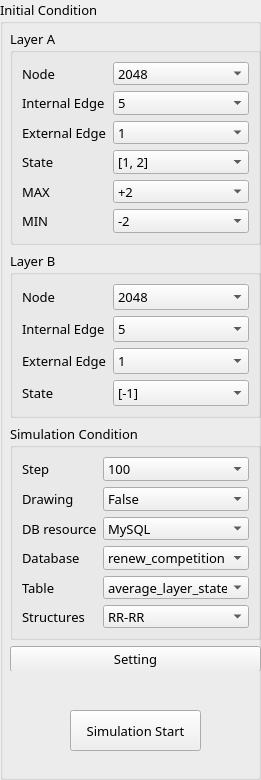
   <widget class="QGroupBox" name="Initial_Condition">
    <property name="geometry">
     <rect>
      <x>950</x>
      <y>10</y>
      <width>261</width>
      <height>780</height>
     </rect>
    </property>
    <property name="maximumSize">
     <size>
      <width>633</width>
      <height>16777215</height>
     </size>
    </property>
    <property name="font">
     <font>
      <family>Sitka Text</family>
      <pointsize>10</pointsize>
      <weight>50</weight>
      <italic>false</italic>
      <bold>false</bold>
     </font>
    </property>
    <property name="autoFillBackground">
     <bool>true</bool>
    </property>
    <property name="styleSheet">
     <string notr="true">font: 10pt &quot;Sitka Text&quot;;</string>
    </property>
    <property name="title">
     <string>Initial Condition</string>
    </property>
    <property name="flat">
     <bool>false</bool>
    </property>
    <widget class="QWidget" name="layoutWidget">
     <property name="geometry">
      <rect>
       <x>10</x>
       <y>29</y>
       <width>251</width>
       <height>642</height>
      </rect>
     </property>
     <layout class="QGridLayout" name="gridLayout_5">
      <item row="0" column="0">
       <widget class="QGroupBox" name="Layer_A">
        <property name="title">
         <string>Layer A</string>
        </property>
        <layout class="QFormLayout" name="formLayout_2">
         <item row="0" column="0">
          <widget class="QLabel" name="A_node">
           <property name="text">
            <string>Node</string>
           </property>
          </widget>
         </item>
         <item row="0" column="1">
          <widget class="QComboBox" name="A_NodeBox">
           <property name="font">
            <font>
             <family>Sitka Text</family>
             <pointsize>10</pointsize>
             <weight>50</weight>
             <italic>false</italic>
             <bold>false</bold>
            </font>
           </property>
           <property name="iconSize">
            <size>
             <width>12</width>
             <height>12</height>
            </size>
           </property>
           <item>
            <property name="text">
             <string>2048</string>
            </property>
           </item>
           <item>
            <property name="text">
             <string>128</string>
            </property>
           </item>
          </widget>
         </item>
         <item row="1" column="0">
          <widget class="QLabel" name="A_internaledge">
           <property name="text">
            <string>Internal Edge</string>
           </property>
          </widget>
         </item>
         <item row="1" column="1">
          <widget class="QComboBox" name="A_InternalEdgeBox">
           <property name="font">
            <font>
             <family>Sitka Text</family>
             <pointsize>10</pointsize>
             <weight>50</weight>
             <italic>false</italic>
             <bold>false</bold>
            </font>
           </property>
           <property name="maxVisibleItems">
            <number>10</number>
           </property>
           <property name="iconSize">
            <size>
             <width>12</width>
             <height>12</height>
            </size>
           </property>
           <item>
            <property name="text">
             <string>5</string>
            </property>
           </item>
           <item>
            <property name="text">
             <string>10</string>
            </property>
           </item>
           <item>
            <property name="text">
             <string>2</string>
            </property>
           </item>
          </widget>
         </item>
         <item row="2" column="0">
          <widget class="QLabel" name="A_externaledge">
           <property name="text">
            <string>External Edge</string>
           </property>
           <property name="textFormat">
            <enum>Qt::AutoText</enum>
           </property>
          </widget>
         </item>
         <item row="2" column="1">
          <widget class="QComboBox" name="A_ExternalEdgeBox">
           <property name="font">
            <font>
             <family>Sitka Text</family>
             <pointsize>10</pointsize>
             <weight>50</weight>
             <italic>false</italic>
             <bold>false</bold>
            </font>
           </property>
           <property name="iconSize">
            <size>
             <width>12</width>
             <height>12</height>
            </size>
           </property>
           <item>
            <property name="text">
             <string>1</string>
            </property>
           </item>
           <item>
            <property name="text">
             <string>16</string>
            </property>
           </item>
          </widget>
         </item>
         <item row="3" column="0">
          <widget class="QLabel" name="A_state">
           <property name="text">
            <string>State</string>
           </property>
          </widget>
         </item>
         <item row="3" column="1">
          <widget class="QComboBox" name="A_StateBox">
           <property name="font">
            <font>
             <family>Sitka Text</family>
             <pointsize>10</pointsize>
             <weight>50</weight>
             <italic>false</italic>
             <bold>false</bold>
            </font>
           </property>
           <property name="iconSize">
            <size>
             <width>12</width>
             <height>12</height>
            </size>
           </property>
           <item>
            <property name="text">
             <string>[1, 2]</string>
            </property>
           </item>
          </widget>
         </item>
         <item row="4" column="0">
          <widget class="QLabel" name="A_max">
           <property name="text">
            <string>MAX</string>
           </property>
          </widget>
         </item>
         <item row="4" column="1">
          <widget class="QComboBox" name="A_MAXBox">
           <property name="font">
            <font>
             <family>Sitka Text</family>
             <pointsize>10</pointsize>
             <weight>50</weight>
             <italic>false</italic>
             <bold>false</bold>
            </font>
           </property>
           <property name="iconSize">
            <size>
             <width>12</width>
             <height>12</height>
            </size>
           </property>
           <item>
            <property name="text">
             <string>+2</string>
            </property>
           </item>
          </widget>
         </item>
         <item row="5" column="0">
          <widget class="QLabel" name="A_min">
           <property name="text">
            <string>MIN</string>
           </property>
          </widget>
         </item>
         <item row="5" column="1">
          <widget class="QComboBox" name="A_MINBox">
           <property name="font">
            <font>
             <family>Sitka Text</family>
             <pointsize>10</pointsize>
             <weight>50</weight>
             <italic>false</italic>
             <bold>false</bold>
            </font>
           </property>
           <property name="iconSize">
            <size>
             <width>12</width>
             <height>12</height>
            </size>
           </property>
           <item>
            <property name="text">
             <string>-2</string>
            </property>
           </item>
          </widget>
         </item>
        </layout>
       </widget>
      </item>
      <item row="2" column="0">
       <widget class="QGroupBox" name="Simulation_Condition">
        <property name="title">
         <string>Simulation Condition</string>
        </property>
        <layout class="QGridLayout" name="gridLayout_3">
         <item row="7" column="0">
          <widget class="QLabel" name="table">
           <property name="text">
            <string>Table</string>
           </property>
          </widget>
         </item>
         <item row="6" column="0">
          <widget class="QLabel" name="Database">
           <property name="text">
            <string>Database</string>
           </property>
          </widget>
         </item>
         <item row="2" column="0">
          <widget class="QLabel" name="drawing">
           <property name="text">
            <string>Drawing</string>
           </property>
          </widget>
         </item>
         <item row="2" column="1">
          <widget class="QComboBox" name="DrawingBox">
           <property name="font">
            <font>
             <family>Sitka Text</family>
             <pointsize>10</pointsize>
             <weight>50</weight>
             <italic>false</italic>
             <bold>false</bold>
            </font>
           </property>
           <property name="iconSize">
            <size>
             <width>12</width>
             <height>12</height>
            </size>
           </property>
           <item>
            <property name="text">
             <string>False</string>
            </property>
           </item>
           <item>
            <property name="text">
             <string>True</string>
            </property>
           </item>
          </widget>
         </item>
         <item row="0" column="1">
          <widget class="QComboBox" name="StepBox">
           <property name="font">
            <font>
             <family>Sitka Text</family>
             <pointsize>10</pointsize>
             <weight>50</weight>
             <italic>false</italic>
             <bold>false</bold>
            </font>
           </property>
           <property name="iconSize">
            <size>
             <width>12</width>
             <height>12</height>
            </size>
           </property>
           <item>
            <property name="text">
             <string>100</string>
            </property>
           </item>
           <item>
            <property name="text">
             <string>30</string>
            </property>
           </item>
          </widget>
         </item>
         <item row="11" column="1">
          <widget class="QComboBox" name="StructuresBox">
           <property name="font">
            <font>
             <family>Sitka Text</family>
             <pointsize>10</pointsize>
             <weight>50</weight>
             <italic>false</italic>
             <bold>false</bold>
            </font>
           </property>
           <property name="iconSize">
            <size>
             <width>12</width>
             <height>12</height>
            </size>
           </property>
           <item>
            <property name="text">
             <string>RR-RR</string>
            </property>
           </item>
           <item>
            <property name="text">
             <string>BA-BA</string>
            </property>
           </item>
           <item>
            <property name="text">
             <string>RR-BA</string>
            </property>
           </item>
           <item>
            <property name="text">
             <string>BA-RR</string>
            </property>
           </item>
          </widget>
         </item>
         <item row="6" column="1">
          <widget class="QComboBox" name="DatabaseBox">
           <property name="font">
            <font>
             <family>Sitka Text</family>
             <pointsize>10</pointsize>
             <weight>50</weight>
             <italic>false</italic>
             <bold>false</bold>
            </font>
           </property>
           <property name="iconSize">
            <size>
             <width>12</width>
             <height>12</height>
            </size>
           </property>
           <item>
            <property name="text">
             <string>renew_competition</string>
            </property>
           </item>
           <item>
            <property name="text">
             <string>revised_variable</string>
            </property>
           </item>
           <item>
            <property name="text">
             <string>competition</string>
            </property>
           </item>
          </widget>
         </item>
         <item row="11" column="0">
          <widget class="QLabel" name="Structures">
           <property name="text">
            <string>Structures</string>
           </property>
          </widget>
         </item>
         <item row="0" column="0">
          <widget class="QLabel" name="step">
           <property name="text">
            <string>Step</string>
           </property>
          </widget>
         </item>
         <item row="7" column="1">
          <widget class="QComboBox" name="TableBox">
           <property name="font">
            <font>
             <family>Sitka Text</family>
             <pointsize>10</pointsize>
             <weight>50</weight>
             <italic>false</italic>
             <bold>false</bold>
            </font>
           </property>
           <property name="iconSize">
            <size>
             <width>12</width>
             <height>12</height>
            </size>
           </property>
           <item>
            <property name="text">
             <string>average_layer_state</string>
            </property>
           </item>
           <item>
            <property name="text">
             <string>result_db</string>
            </property>
           </item>
          </widget>
         </item>
         <item row="3" column="0">
          <widget class="QLabel" name="DBresource">
           <property name="text">
            <string>DB resource</string>
           </property>
          </widget>
         </item>
         <item row="3" column="1">
          <widget class="QComboBox" name="DBBox">
           <property name="font">
            <font>
             <family>Sitka Text</family>
             <pointsize>10</pointsize>
             <weight>50</weight>
             <italic>false</italic>
             <bold>false</bold>
            </font>
           </property>
           <property name="iconSize">
            <size>
             <width>12</width>
             <height>12</height>
            </size>
           </property>
           <item>
            <property name="text">
             <string>MySQL</string>
            </property>
           </item>
           <item>
            <property name="text">
             <string>SQlite</string>
            </property>
           </item>
          </widget>
         </item>
        </layout>
       </widget>
      </item>
      <item row="3" column="0">
       <widget class="QPushButton" name="condition_settingButton">
        <property name="text">
         <string>Setting</string>
        </property>
       </widget>
      </item>
      <item row="1" column="0">
       <widget class="QGroupBox" name="Layer_B">
        <property name="title">
         <string>Layer B</string>
        </property>
        <layout class="QFormLayout" name="formLayout">
         <item row="0" column="0">
          <widget class="QLabel" name="B_node">
           <property name="text">
            <string>Node</string>
           </property>
          </widget>
         </item>
         <item row="0" column="1">
          <widget class="QComboBox" name="B_NodeBox">
           <property name="font">
            <font>
             <family>Sitka Text</family>
             <pointsize>10</pointsize>
             <weight>50</weight>
             <italic>false</italic>
             <bold>false</bold>
            </font>
           </property>
           <property name="maxVisibleItems">
            <number>10</number>
           </property>
           <property name="iconSize">
            <size>
             <width>12</width>
             <height>12</height>
            </size>
           </property>
           <item>
            <property name="text">
             <string>2048</string>
            </property>
           </item>
           <item>
            <property name="text">
             <string>128</string>
            </property>
           </item>
          </widget>
         </item>
         <item row="1" column="0">
          <widget class="QLabel" name="label_11">
           <property name="text">
            <string>Internal Edge</string>
           </property>
          </widget>
         </item>
         <item row="1" column="1">
          <widget class="QComboBox" name="B_InternalEdgeBox">
           <property name="font">
            <font>
             <family>Sitka Text</family>
             <pointsize>10</pointsize>
             <weight>50</weight>
             <italic>false</italic>
             <bold>false</bold>
            </font>
           </property>
           <property name="iconSize">
            <size>
             <width>12</width>
             <height>12</height>
            </size>
           </property>
           <item>
            <property name="text">
             <string>5</string>
            </property>
           </item>
           <item>
            <property name="text">
             <string>2</string>
            </property>
           </item>
           <item>
            <property name="text">
             <string>10</string>
            </property>
           </item>
          </widget>
         </item>
         <item row="2" column="0">
          <widget class="QLabel" name="label_12">
           <property name="text">
            <string>External Edge</string>
           </property>
           <property name="textFormat">
            <enum>Qt::AutoText</enum>
           </property>
          </widget>
         </item>
         <item row="2" column="1">
          <widget class="QComboBox" name="B_ExternalEdgeBox">
           <property name="font">
            <font>
             <family>Sitka Text</family>
             <pointsize>10</pointsize>
             <weight>50</weight>
             <italic>false</italic>
             <bold>false</bold>
            </font>
           </property>
           <property name="iconSize">
            <size>
             <width>12</width>
             <height>12</height>
            </size>
           </property>
           <item>
            <property name="text">
             <string>1</string>
            </property>
           </item>
           <item>
            <property name="text">
             <string>16</string>
            </property>
           </item>
          </widget>
         </item>
         <item row="3" column="0">
          <widget class="QLabel" name="label_14">
           <property name="text">
            <string>State</string>
           </property>
          </widget>
         </item>
         <item row="3" column="1">
          <widget class="QComboBox" name="B_StateBox">
           <property name="font">
            <font>
             <family>Sitka Text</family>
             <pointsize>10</pointsize>
             <weight>50</weight>
             <italic>false</italic>
             <bold>false</bold>
            </font>
           </property>
           <property name="iconSize">
            <size>
             <width>12</width>
             <height>12</height>
            </size>
           </property>
           <item>
            <property name="text">
             <string>[-1]</string>
            </property>
           </item>
          </widget>
         </item>
        </layout>
       </widget>
      </item>
     </layout>
    </widget>
    <widget class="QPushButton" name="Simulation_Start">
     <property name="geometry">
      <rect>
       <x>70</x>
       <y>710</y>
       <width>131</width>
       <height>41</height>
      </rect>
     </property>
     <property name="font">
      <font>
       <family>Sitka Text</family>
       <pointsize>10</pointsize>
       <weight>50</weight>
       <italic>false</italic>
       <bold>false</bold>
      </font>
     </property>
     <property name="text">
      <string>Simulation Start</string>
     </property>
    </widget>
   </widget>
